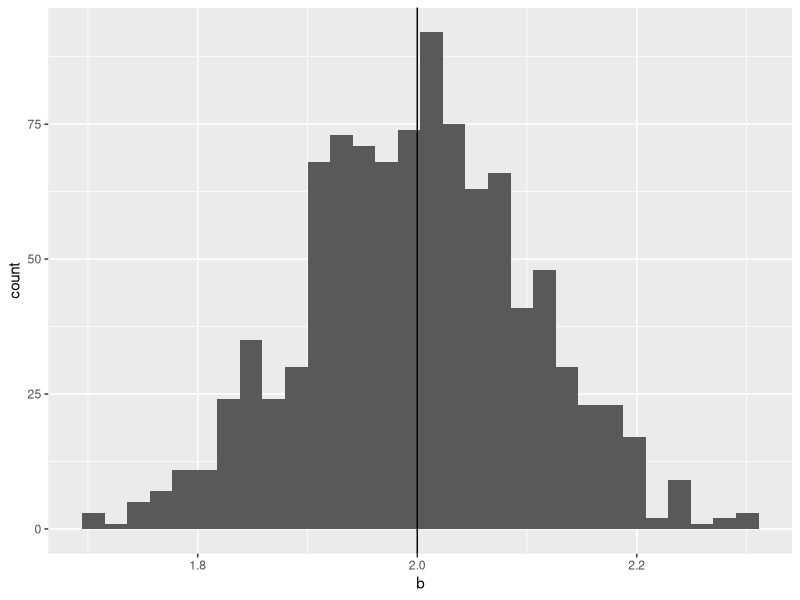
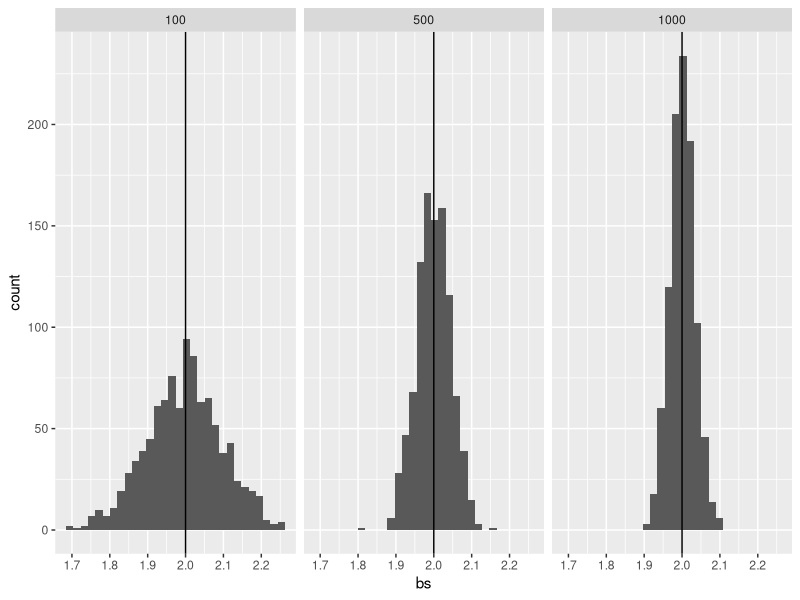

The R script that drew these images, in order:
## ---- chunk 1
knitr::knit_hooks$set(purl = knitr::hook_purl)
knitr::opts_chunk$set(echo = TRUE)
## ---- chunk 2
#| output-location: slide
library(tidyverse)
b <- rep(0,100)
for (i in 1:1000) {
  x <- rnorm(100)
  e <- rnorm(100)
  y <- 1 + 2*x + e
  b[i] <- lm(y ~ x)$coef[2]
}
ggplot() + geom_histogram(aes(b)) + geom_vline(xintercept=2)
## ---- chunk 3
#| output-location: slide
runreg <- function(n) {
  x <- rnorm(n)
  y <- 1 + 2*x + rnorm(n)
  b <- lm(y ~ x)$coef[2]
}
b1 <- rep(0,1000)
b2 <- b1
b3 <- b1
for (i in 1:1000) {
  b1[i] <- runreg(100)
  b2[i] <- runreg(500)
  b3[i] <- runreg(1000)
}
bs <- c(b1, b2, b3)
n <- c(rep(100, 1000), rep(500, 1000), rep(1000, 1000))
df <- data.frame(bs, n)
ggplot(df, aes(bs)) + 
  geom_histogram() + geom_vline(xintercept=2) + facet_wrap(n ~ .)
## ---- chunk 4
galt <- read_csv("galton.csv")
summary(galt)
## ---- chunk 5
galton_model <- lm(child ~ parent, data=galt)
summary(galton_model)
